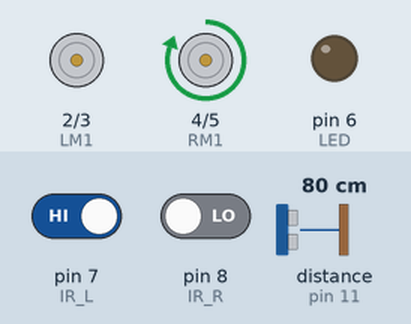
Simulated run of this sketch. Board: Arduino Uno, built with avr-gcc and run on an emulated ATmega328P. Parts: motor-driver pin pairs drawn as motors (green arrow = first pin HIGH = forward, orange = second pin HIGH = backward, longer = more drive), output pins drawn as LEDs (lit = HIGH). Wiring (inferred from the names in the program): ultrasonic range finder: trigger pin 10; echo pin 11. Inputs (shaded band) come from the test bench; at power-on: pin 7 (IR_L) HIGH, pin 8 (IR_R) LOW, distance to the obstacle (sensor on pin 11) 80 cm. The echo pulse lasts 58.3 µs per cm; pins used as bus, display or sensor lines are not drawn.

Above: at 2.2 s.
2.3 s: pin 7 (IR_L) driven LOW
At 3.5 s:
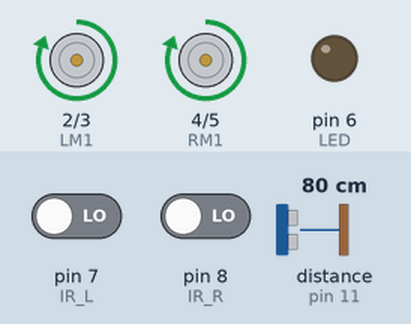
3.8 s: pin 8 (IR_R) driven HIGH
At 4.7 s:
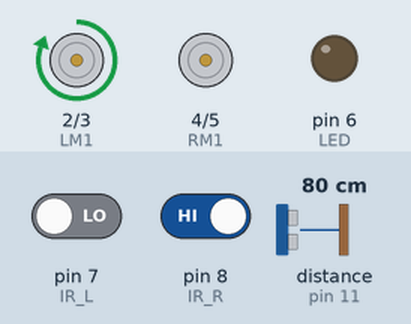
5.3 s: pin 8 (IR_R) driven LOW
At 5.8 s:
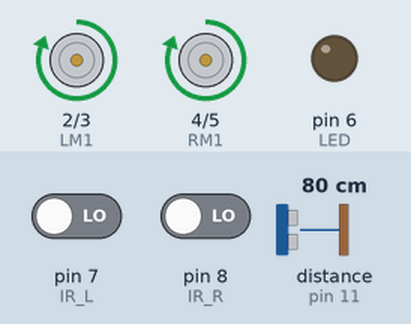
6.8 s: pin 7 (IR_L) driven HIGH
At 7.1 s:
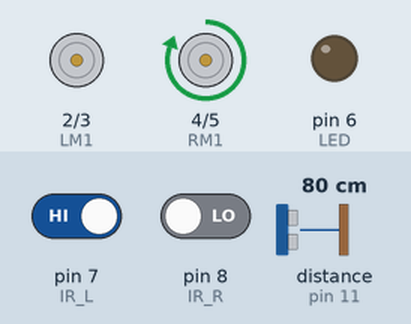
Timing chart, 0 to 9.3 s (numbered marks = the images above; inputs shaded):
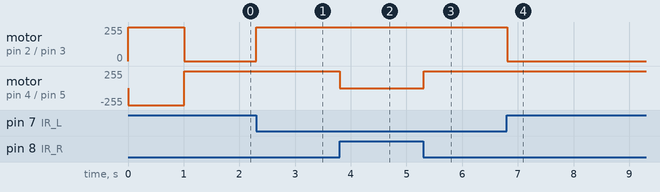

Measured:
- after the input at 2.3 s, motor on pin 2 (LM1) / pin 3 (LM2): stopped → forward 255/255 at once
- after the input at 3.8 s, motor on pin 4 (RM1) / pin 5 (RM2): forward 255/255 → stopped at once
- after the input at 5.3 s, motor on pin 4 (RM1) / pin 5 (RM2): stopped → forward 255/255 at once
- after the input at 6.8 s, motor on pin 2 (LM1) / pin 3 (LM2): forward 255/255 → stopped at once

The sketch:

Parking.ino
```cpp
enum RobotState {
  FIND_SPOT,
  TURN,
  PARK
};

int L, R;

RobotState state = FIND_SPOT;

int LM1 = 2;
int LM2 = 3;
int RM1 = 4;
int RM2 = 5;

// Defining IR Pins
int IR_L = 7;
int IR_R = 8;

// Define Peripheral Pins
int LED = 6;
int TRIG = 10;
int ECHO = 11;

int RightTurnDelay = 400;
int ForwardDelay = 600;
int LeftTurnDelay = 400 ;
int ForwardDelayLong = 1000;

void setup() {
  pinMode(LM1, OUTPUT);
  pinMode(LM2, OUTPUT);
  pinMode(RM1, OUTPUT);
  pinMode(RM2, OUTPUT);

  pinMode(IR_L, INPUT);
  pinMode(IR_R, INPUT);

  pinMode(LED, OUTPUT);
  pinMode(TRIG, OUTPUT);
  pinMode(ECHO, INPUT);

  digitalWrite(LM1, HIGH);
  digitalWrite(LM2, LOW);
  digitalWrite(RM1, LOW);
  digitalWrite(RM2, HIGH);
  delay(1000);

}

void loop() {
  L = digitalRead(IR_L);
  R = digitalRead(IR_R);
  int dist = getDistance();

  switch (state) {
    case FIND_SPOT:
      if (dist < 30) {
        digitalWrite(LM1, HIGH);
        digitalWrite(LM2, LOW);
        digitalWrite(RM1, HIGH);
        digitalWrite(RM2, LOW);
      } else {
        state = TURN;
      }
    break;

    case TURN:
      digitalWrite(LM1, LOW);
      digitalWrite(LM2, LOW);
      digitalWrite(RM1, HIGH);
      digitalWrite(RM2, LOW);
      delay(900);

      digitalWrite(LM1, HIGH);
      digitalWrite(LM2, LOW);
      digitalWrite(RM1, HIGH);
      digitalWrite(RM2, LOW);
      state = PARK;
    break;

    case PARK:
      FollowLine();
    break;

  }


}

void FollowLine() {
  // L=LOW R=LOW then move forward (Floor is detected)
  if (L == LOW && R == LOW) {
    digitalWrite(LM1, HIGH);
    digitalWrite(LM2, LOW);
    digitalWrite(RM1, HIGH);
    digitalWrite(RM2, LOW);
  }

  // L=LOW R=HIGH then move RIGHT (Line detected on right IR but not on left IR)
  else if (L == LOW && R == HIGH) {
    digitalWrite(LM1, HIGH);
    digitalWrite(LM2, LOW);
    digitalWrite(RM1, LOW);
    digitalWrite(RM2, LOW);
  }

  // L=HIGH R=LOW then move LEFT (Line detected on left IR but not on right IR)
  else if (L == HIGH && R == LOW) {
    digitalWrite(LM1, LOW);
    digitalWrite(LM2, LOW);
    digitalWrite(RM1, HIGH);
    digitalWrite(RM2, LOW);
  }

  L = digitalRead(IR_L);
  R = digitalRead(IR_R);

  // L=HIGH R=HIGH then stop (Line detected on both IRs)
}

int getDistance() {
  digitalWrite(TRIG, LOW);
  delayMicroseconds(2);
  digitalWrite(TRIG, HIGH);
  delayMicroseconds(10);
  digitalWrite(TRIG, LOW);

  long duration = pulseIn(ECHO, HIGH);
  return duration * 0.034 / 2;
}
```
